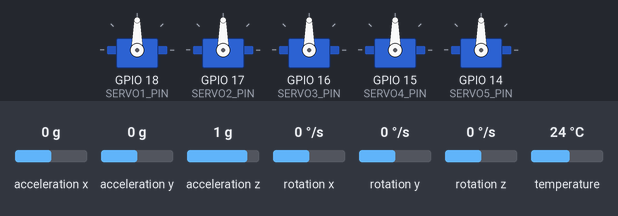
The sketch below on a simulated ESP32. On the bench: 5 × servo. The inputs (shaded band) are chosen by the test bench; at power-on: rotation z 0 °/s, rotation x 0 °/s, rotation y 0 °/s, acceleration x 0 g, acceleration y 0 g, acceleration z 1 g, temperature 24 °C. What the sketch prints to the serial monitor is not drawn.

Above: at 1.7 s.
1.8 s: rotation z set to -192 °/s
At 4.1 s:
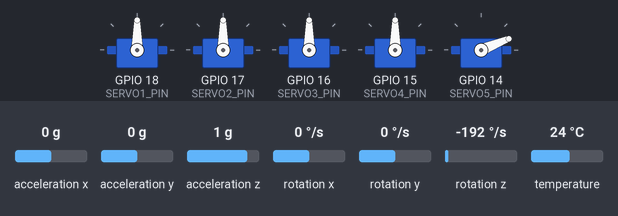
8.8 s: rotation x set to -192 °/s
At 11.5 s:
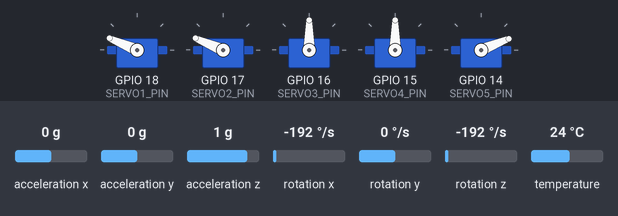
15.8 s: rotation y set to -192 °/s
At 16.8 s:
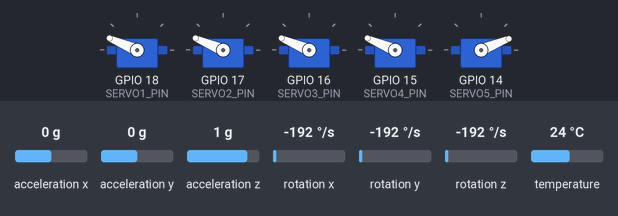
22.8 s: rotation x set to -100 °/s
At 24.3 s:
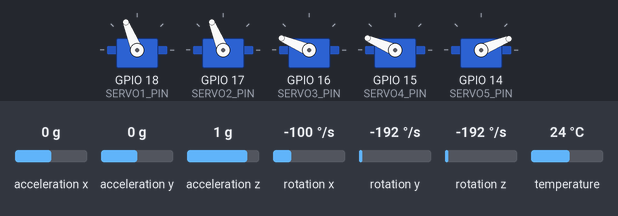
29.8 s: rotation y set to -100 °/s
At 32.9 s:
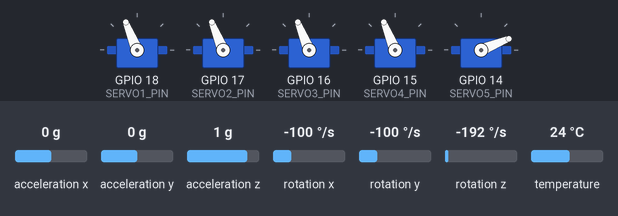
36.8 s: rotation z set to -100 °/s
Timing chart, 0 to 44.8 s (numbered marks = the images above; inputs shaded):
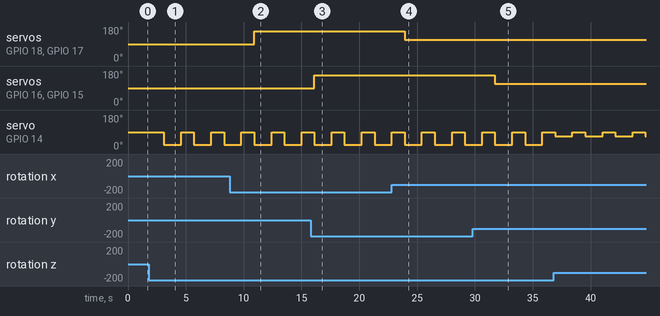

The sketch:

PROGRAM_SERVO.ino
```cpp
//NAMA : NURHAN JAVIER GHAZALAH
//NIM  : 25/556004/PA/23331

#include <Adafruit_MPU6050.h> // Akses sensor MPU6050
#include <Adafruit_Sensor.h>  // Framework standar servo
#include <Wire.h>             // Untuk mengomunikasikan I2C
#include <ESP32Servo.h>       // Library untuk mengontrol servo motor

Servo servo1;                 // Membuat objek servo1
Servo servo2;                 // Membuat objek servo2
Servo servo3;                 // Membuat objek servo3
Servo servo4;                 // Membuat objek servo4
Servo servo5;                 // Membuat objek servo5

#define TRIGMPU_PIN           // Pin triger sensor MPU6050
#define TRIGPIR_PIN 5         // Pin triger PIR
#define SERVO1_PIN 18         // Pin yang terhubung dengan servo1
#define SERVO2_PIN 17         // Pin yang terhubung dengan servo2
#define SERVO3_PIN 16         // Pin yang terhubung dengan servo3
#define SERVO4_PIN 15         // Pin yang terhubung dengan servo4
#define SERVO5_PIN 14         // Pin yang terhubung dengan servo5

int gerakanPIR;               // variabel untuk menyimpan nilai dari PIR (HIGH ATAU LOW)
int minimum = 0;              // batas atas untuk servo berputar (nilai negatif)
int reset = 90;               // variabel yang digunakan untuk me-reset posisi servo
int maksimum = 180;           // batas bawah untuk servo berputar (nilai positif)


Adafruit_MPU6050 mpu;         // mpu sebagai Adafruit_MPU6050

void setup() {

  Serial.begin(115200);      // mengaktifkan serial monitor dengan baudrate 115200

  // test  Adafuit MPU6050 bisa digunakan
  while(!Serial)
    delay(10);

  Serial.println("AdaFruit MPU6050 test!");

  if(!mpu.begin())
  while(1){
    delay(10);
  }
  Serial.println("MPU6050 Found!");

  pinMode(TRIGPIR_PIN,OUTPUT); // pin trig dari sensor PIR sebagai output

  // menghubungkan servo ke pin servo
  servo1.attach(SERVO1_PIN);
  servo2.attach(SERVO2_PIN);
  servo3.attach(SERVO3_PIN);
  servo4.attach(SERVO4_PIN);
  servo5.attach(SERVO5_PIN);

  delay(500);
}

void loop() {
  // put your main code here, to run repeatedly:
  sensors_event_t a, g, temp;
  mpu.getEvent(&a, &g, &temp);
    // rotasi di sumbu x (ROLL)
    Serial.print("Rotasi X: ");
    Serial.print(g.gyro.x);
    // mengubah nilai rotasi sumbu X dari sensor MPU6050 menjadi nilai sudut servo
    int POSISI1 = map(g.gyro.x, +4.3, -4.3, minimum, maksimum);
    servo1.write(POSISI1);
    int POSISI2 = map(g.gyro.x, +4.3, -4.3, minimum, maksimum);
    servo2.write(POSISI2);
    // rotasi di sumbu y (PITCH)
    Serial.print(" Rotasi y: ");
    Serial.print(g.gyro.y);
    //mengubah nilai rotasi sumbu y dari sensor MPU6050 menjadi nilai sudut servo
    int POSISI3 = map(g.gyro.y, +4.3, -4.3, minimum, maksimum);
    servo3.write(POSISI3);
    int POSISI4 = map(g.gyro.y, +4.3, -4.3, minimum, maksimum);
    servo4.write(POSISI4);
    //rotasi di sumbu z (YAW)
    Serial.print(" Rotasi z: ");
    Serial.print(g.gyro.z);
    //mengubah nilai rotasi sumbu z dari sensor MPU6050 menjadi nilai sudut servo
    int POSISI5 = map(g.gyro.z, -4.3, +4.3, minimum, maksimum);
    servo5.write(POSISI5);

    delay(500);

    // jika servo 5 mutlak sudutnya lebih dari nol servo akan reset ke posisi awal (90 derajat)
    if(abs(POSISI5)> 0){
      delay(1000);
      Serial.println(reset);
      servo5.write(reset);
      g.gyro.z = 0;
      delay(1000);
    }

  // program jika sensor PIR mendeteksi gerakan
  gerakanPIR = digitalRead(TRIGPIR_PIN);      // variable gerakPIR menyimpan nilai yang dibaca oleh sensor PIR
  if(gerakanPIR == HIGH){                     // jika dari hasil pembacaan PIR yang disimpan di gerakPIR mendeteksi gerakan (HIGH)
    // semua servo akan bergerak bebas lalu delay 0.5 detik
    servo1.write(30);
    servo2.write(120);
    servo3.write(30);
    servo4.write(120);
    servo5.write(180);

    delay(500);
    // semua servo akan bergerak kembali ke posisi awal (90 derajat)
    servo1.write(reset);
    servo2.write(reset);
    servo3.write(reset);
    servo4.write(reset);
    servo5.write(reset);

    delay(500);

  }


  delay(100); // this speeds up the simulation
}
```

Measured:
- after the input at 1.8 s, servo on GPIO 14 (SERVO5_PIN): alternates 90° for 1.1 s and 22° for 1.5 s, starting after 1.3 s
- after the input at 8.8 s, servo on GPIO 18 (SERVO1_PIN), servo on GPIO 17 (SERVO2_PIN): 90° → 157° after 2.1 s
- after the input at 15.8 s, servo on GPIO 16 (SERVO3_PIN), servo on GPIO 15 (SERVO4_PIN): 90° → 157° after 0.32 s
- after the input at 22.8 s, servo on GPIO 18 (SERVO1_PIN), servo on GPIO 17 (SERVO2_PIN): 157° → 112° after 1.1 s
- after the input at 29.8 s, servo on GPIO 16 (SERVO3_PIN), servo on GPIO 15 (SERVO4_PIN): 157° → 112° after 1.9 s
